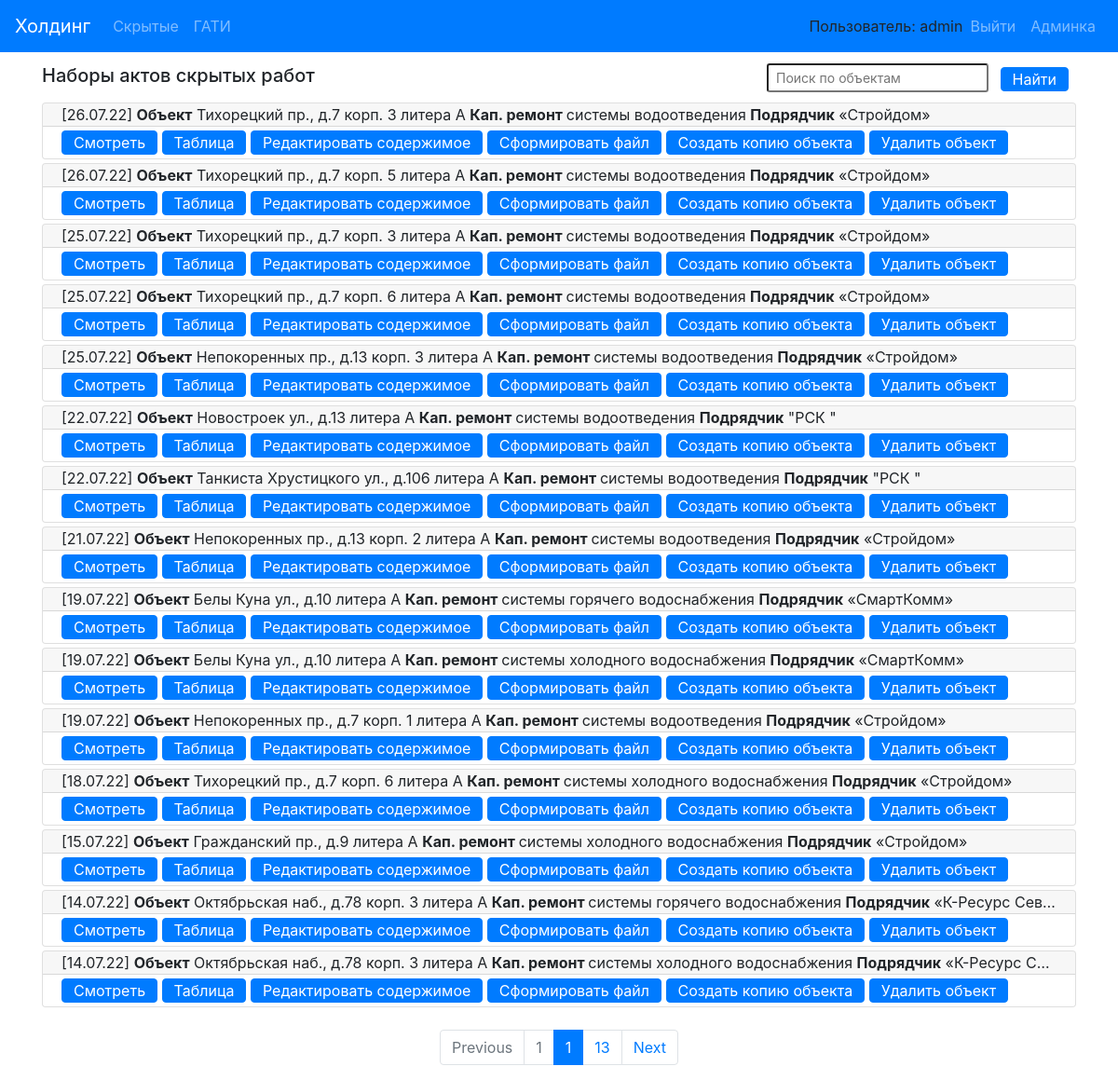
The page /actbase/ (signed in) on the database as committed earlier.
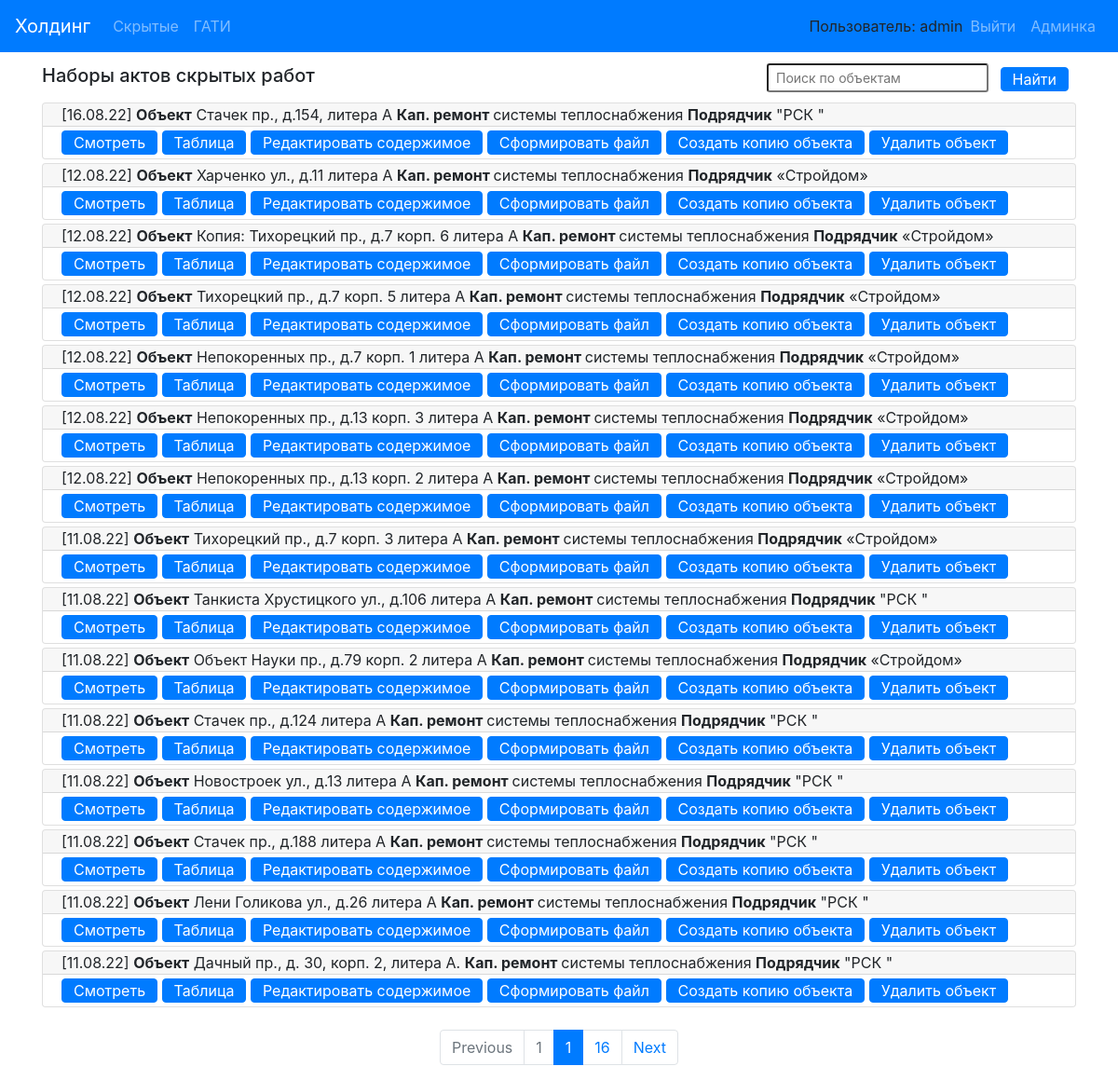
The same page on the database as committed later.
### hiddenactsbase/models.py (models this page shows, shortened)
class ObjectActs(models.Model):
    create_date = models.DateField(blank=False, default=date(2019, 12, 6))
    address = models.CharField(max_length=500, verbose_name='Адрес', blank=False)
    system_type = models.CharField(max_length=500, verbose_name='тип')
    designer = models.CharField(max_length=500, verbose_name='Проектант')
    contractor = models.CharField(max_length=500, verbose_name='Подрядчик',
                                  default='Общество с ограниченной ответственностью «Интера».')
    contractor_requisite = models.CharField(max_length=500, verbose_name='Реквизиты подрядчика',
                                            default='Свидетельство о государственной регистрации серия 78' +
                                                    '№007274277 от  02.09.2009, ОГРН 1097847236783, ' +
                                                    'ИНН 7805498649, 198188, г. Санкт-Петербург,' +
                                                    ' ул. Возрождения, д.20, литер А, тел. 242-78-10.')
    supervisor_engineer = models.CharField(max_length=200, verbose_name='Технадзор')
    contractor_engineer = models.CharField(max_length=200, verbose_name='Прораб')
    contractor_supervisor = models.CharField(max_length=200, verbose_name='Технадзор наш', blank=True)
    designer_engineer = models.CharField(max_length=200, verbose_name='Проектировщик', blank=True)
    project_number = models.CharField(max_length=100, verbose_name='Ном. проекта')
    exec_documents = models.CharField(max_length=500, verbose_name='Исполн.')
    supervisor_engineer_decree = models.CharField(max_length=200, verbose_name='Приказ технадзора')
    contractor_engineer_decree = models.CharField(max_length=200, verbose_name='Приказ прораба')
    contractor_supervisor_decree = models.CharField(max_length=200, verbose_name='Приказ технадз. наш', blank=True)
    designer_engineer_decree = models.CharField(max_length=200, verbose_name='Приказ проектировщика', blank=True)
    acts_instance_num = models.CharField(max_length=100, verbose_name='Кол-во экземпляров', blank=True)
    acts = models.ManyToManyField('HiddenActIS', blank=True, related_name='object_acts')
    is_washing_purging_act = models.BooleanField(default=False, verbose_name='Продувка')
    w_p_act_number = models.CharField(max_length=20, verbose_name='Номер', blank=True)
    w_p_act_date = models.CharField(max_length=50, verbose_name='Дата', default='"15" июня 2022 г.')
    is_washing_disinfection_act = models.BooleanField(default=False, verbose_name='Дезинфекция')
    w_d_act_number = models.CharField(max_length=20, verbose_name='Номер', blank=True)
    w_d_act_date = models.CharField(max_length=50, verbose_name='Дата', default='"15" июня 2022 г.')
    w_d_disinfection_protocol_1 = models.CharField(
        max_length=200, verbose_name='Анализ воды 1', default='А0806/64 от 15.06.2022 г.'
    )
    w_d_disinfection_protocol_2 = models.CharField(
        max_length=200, verbose_name='Анализ воды 2', default='4465/2022 от 10.06.2022 г.'
    )
    is_hydraulic_testing_act = models.BooleanField(default=False, verbose_name='Гидравлика')
    h_act_number = models.CharField(max_length=20, verbose_name='Номер', blank=True)
    h_act_date = models.CharField(max_length=50, verbose_name='Дата', default='"15" июня 2022 г.')
    is_sewer_testing_act = models.BooleanField(default=False, verbose_name='Испыт. канализации')
    s_t_act_number = models.CharField(max_length=20, verbose_name='Номер', blank=True)
    s_t_act_date = models.CharField(max_length=50, verbose_name='Дата', default='"15" июня 2022 г.')
    class Meta:
        verbose_name = 'Объект'
        verbose_name_plural = 'Объекты'
    def get_absolute_url(self):
        return reverse('object_detail_url', kwargs={'pk': self.pk})
    def get_edit_url(self):
        return reverse('object_edit_url', kwargs={'pk': self.pk})
    def get_short_contractor(self):
        s = re.findall(r"[\"\«\»\']\D+?[\"\«\»\']", self.contractor)
        if len(s) == 0:
            return self.contractor
        else:
            return s[0]

### hiddenactsbase/views.py (the view, shortened to what this page needs)
# urls.py: path('', ObjectsList.as_view(), name='objects_list_url'),
class ObjectsList(LoginRequiredMixin, View):
    login_url = ''
    @staticmethod
    def get(request):
        objs = ObjectActs.objects.order_by("-id")
        search_form = SearchForm()
        return paged_output(request, objs, 'hiddenactsbase/index.html', search_form)

### hiddenactsbase/forms.py
class SearchForm (forms.Form):
    search_object = forms.CharField (max_length=100)
    def __init__(self, *args, **kwargs):
        super(forms.Form, self).__init__(*args, **kwargs)
        self.fields['search_object'].widget.attrs['class'] = 'align-self-center form-control-sm mr-sm-2'
        self.fields['search_object'].widget.attrs['placeholder'] = 'Поиск по объектам'

### hiddenactsbase/views.py (called while the page is built)
def paged_output(request, objects, template, search_form):
    paginator = Paginator(objects, 15)
    page = request.GET.get('page')
    page_objs = paginator.get_page(page)
    return render(request, template,
                  context={'objects_acts': page_objs,
                           'search_form': search_form
                           })

### hiddenactsbase/templates/hiddenactsbase/index.html (shortened to what this page needs)
{% extends 'base.html' %}
{% block mycontent %}
    <div class="container">
        <div class="d-flex justify-content-between align-items-center pt-2">
            <div>
                <h5>Наборы актов скрытых работ</h5>
            </div>
            <div>
                <form action="{% url 'objects_list_url' %}" method="post">
                    {{ search_form.search_object }}
                    <button class="align-self-center btn btn-primary py-0 my-2 mr-2" type="submit">Найти</button>
                </form>
            </div>
        </div>
    </div>
    <div class="container">
    {% for obj in objects_acts %}
        <div class="card my-1">
          <div class="card-header py-0 text-truncate">
              [{{ obj.create_date|date:"d.m.y" }}] <b>Объект</b> {{ obj.address }} <b>Кап. ремонт </b> {{ obj.system_type }} <b>Подрядчик</b> {{ obj.get_short_contractor }}
          </div>
          <div class="card-body py-0">
            <a href="{{ obj.get_absolute_url }}" class="btn btn-primary  my-1 py-0">Смотреть</a>
            <a href="{% url 'object_table_url' obj.pk %}" class="btn btn-primary  my-1 py-0">Таблица</a>
            <a href="{{ obj.get_edit_url }}" class="btn btn-primary  my-1 py-0">Редактировать содержимое</a>
            <a href="{% url 'make_word_file' obj.pk %}" class="btn btn-primary my-1 py-0">Сформировать файл</a>
            <a href="{% url 'copy_object' obj.pk %}" class="btn btn-primary  my-1 py-0">Создать копию объекта</a>
            <a href="{% url 'delete_object' obj.pk %}" class="btn btn-primary  my-1 py-0 del_btn">Удалить объект</a>
          </div>
        </div>
    {% endfor %}
    </div>
    <nav>
        <ul class="pagination justify-content-center mt-4">
            {% if objects_acts.has_previous %}
                <li class="page-item">
                  <a class="page-link" href="?page={{ objects_acts.previous_page_number }}" tabindex="-1" aria-disabled="false">Previous</a>
                </li>
                <li class="page-item"><a class="page-link" href="?page=1">1</a></li>
            {% else %}
                <li class="page-item disabled">
                  <a class="page-link" href="" tabindex="-1" aria-disabled="true">Previous</a>
                </li>
                <li class="page-item disabled"><a class="page-link" href="">1</a></li>
            {% endif %}
            <li class="page-item active" aria-current="page">
              <a class="page-link" href="">{{ objects_acts.number }} <span class="sr-only">(current)</span></a>
            </li>
            {% if objects_acts.has_next %}
                <li class="page-item">
                    <a class="page-link" href="?page={{ objects_acts.paginator.num_pages }}">{{ objects_acts.paginator.num_pages }}</a>
                </li>
                <li class="page-item">
                    <a class="page-link" href="?page={{ objects_acts.next_page_number }}" aria-disabled="false">Next</a>
                </li>
            {% endif %}
        </ul>
    </nav>
{% endblock %}

Rows that differ between the two databases and show on the page:
no longer on this page (row unchanged): ObjectActs: create_date "26.07.22", address "Тихорецкий пр., д.7 корп. 3 литера А", system_type "системы водоотведения", get_short_contractor "«Стройдом»"
no longer on this page (row unchanged): ObjectActs: create_date "26.07.22", address "Тихорецкий пр., д.7 корп. 5 литера А", system_type "системы водоотведения", get_short_contractor "«Стройдом»"
no longer on this page (row unchanged): ObjectActs: create_date "25.07.22", address "Тихорецкий пр., д.7 корп. 3 литера А", system_type "системы водоотведения", get_short_contractor "«Стройдом»"
no longer on this page (row unchanged): ObjectActs: create_date "25.07.22", address "Тихорецкий пр., д.7 корп. 6 литера А", system_type "системы водоотведения", get_short_contractor "«Стройдом»"
no longer on this page (row unchanged): ObjectActs: create_date "25.07.22", address "Непокоренных пр., д.13 корп. 3 литера А", system_type "системы водоотведения", get_short_contractor "«Стройдом»"
no longer on this page (row unchanged): ObjectActs: create_date "22.07.22", address "Новостроек ул., д.13 литера А", system_type "системы водоотведения", get_short_contractor "\"РСК \""
no longer on this page (row unchanged): ObjectActs: create_date "22.07.22", address "Танкиста Хрустицкого ул., д.106 литера А", system_type "системы водоотведения", get_short_contractor "\"РСК \""
no longer on this page (row unchanged): ObjectActs: create_date "21.07.22", address "Непокоренных пр., д.13 корп. 2 литера А", system_type "системы водоотведения", get_short_contractor "«Стройдом»"
no longer on this page (row unchanged): ObjectActs: create_date "19.07.22", address "Белы Куна ул., д.10 литера А", system_type "системы горячего водоснабжения", get_short_contractor "«СмартКомм»"
no longer on this page (row unchanged): ObjectActs: create_date "19.07.22", address "Белы Куна ул., д.10 литера А", system_type "системы холодного водоснабжения", get_short_contractor "«СмартКомм»"
no longer on this page (row unchanged): ObjectActs: create_date "19.07.22", address "Непокоренных пр., д.7 корп. 1 литера А", system_type "системы водоотведения", get_short_contractor "«Стройдом»"
no longer on this page (row unchanged): ObjectActs: create_date "18.07.22", address "Тихорецкий пр., д.7 корп. 6 литера А", system_type "системы холодного водоснабжения", get_short_contractor "«Стройдом»"
no longer on this page (row unchanged): ObjectActs: create_date "15.07.22", address "Гражданский пр., д.9 литера А", system_type "системы холодного водоснабжения", get_short_contractor "«Стройдом»"
no longer on this page (row unchanged): ObjectActs: create_date "14.07.22", address "Октябрьская наб., д.78 корп. 3 литера А", system_type "системы горячего водоснабжения", get_short_contractor "«К-Ресурс Сев…"
no longer on this page (row unchanged): ObjectActs: create_date "14.07.22", address "Октябрьская наб., д.78 корп. 3 литера А", system_type "системы холодного водоснабжения", get_short_contractor "«К-Ресурс С…"
added ObjectActs: create_date "16.08.22", address "Стачек пр., д.154, литера А", system_type "системы теплоснабжения", get_short_contractor "\"РСК \""
added ObjectActs: create_date "12.08.22", address "Харченко ул., д.11 литера А", system_type "системы теплоснабжения", get_short_contractor "«Стройдом»"
added ObjectActs: create_date "12.08.22", address "Копия: Тихорецкий пр., д.7 корп. 6 литера А", system_type "системы теплоснабжения", get_short_contractor "«Стройдом»"
added ObjectActs: create_date "12.08.22", address "Тихорецкий пр., д.7 корп. 5 литера А", system_type "системы теплоснабжения", get_short_contractor "«Стройдом»"
added ObjectActs: create_date "12.08.22", address "Непокоренных пр., д.7 корп. 1 литера А", system_type "системы теплоснабжения", get_short_contractor "«Стройдом»"
added ObjectActs: create_date "12.08.22", address "Непокоренных пр., д.13 корп. 3 литера А", system_type "системы теплоснабжения", get_short_contractor "«Стройдом»"
added ObjectActs: create_date "12.08.22", address "Непокоренных пр., д.13 корп. 2 литера А", system_type "системы теплоснабжения", get_short_contractor "«Стройдом»"
added ObjectActs: create_date "11.08.22", address "Тихорецкий пр., д.7 корп. 3 литера А", system_type "системы теплоснабжения", get_short_contractor "«Стройдом»"
added ObjectActs: create_date "11.08.22", address "Танкиста Хрустицкого ул., д.106 литера А", system_type "системы теплоснабжения", get_short_contractor "\"РСК \""
added ObjectActs: create_date "11.08.22", address "Объект Науки пр., д.79 корп. 2 литера А", system_type "системы теплоснабжения", get_short_contractor "«Стройдом»"
added ObjectActs: create_date "11.08.22", address "Стачек пр., д.124 литера А", system_type "системы теплоснабжения", get_short_contractor "\"РСК \""
added ObjectActs: create_date "11.08.22", address "Новостроек ул., д.13 литера А", system_type "системы теплоснабжения", get_short_contractor "\"РСК \""
added ObjectActs: create_date "11.08.22", address "Стачек пр., д.188 литера А", system_type "системы теплоснабжения", get_short_contractor "\"РСК \""
added ObjectActs: create_date "11.08.22", address "Лени Голикова ул., д.26 литера А", system_type "системы теплоснабжения", get_short_contractor "\"РСК \""
added ObjectActs: create_date "11.08.22", address "Дачный пр., д. 30, корп. 2, литера А.", system_type "системы теплоснабжения", get_short_contractor "\"РСК \""
Other text that changed with them:
{{ objects_acts.paginator.num_pages }}: "13" → "16"
